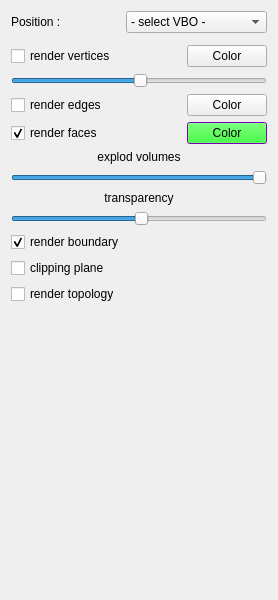
<?xml version="1.0" encoding="UTF-8"?>
<ui version="4.0">
 <exportmacro>SCHNAPPS_PLUGIN_VOLUME_RENDER_API</exportmacro>
 <class>VolumeRender_TabWidget</class>
 <widget class="QWidget" name="VolumeRender_TabWidget">
  <property name="geometry">
   <rect>
    <x>0</x>
    <y>0</y>
    <width>278</width>
    <height>600</height>
   </rect>
  </property>
  <property name="windowTitle">
   <string>Form</string>
  </property>
  <layout class="QGridLayout" name="gridLayout">
   <item row="6" column="0" colspan="2">
    <layout class="QGridLayout" name="gridLayout_3">
     <property name="topMargin">
      <number>0</number>
     </property>
     <item row="0" column="0">
      <widget class="QLabel" name="labelExplodVolumes">
       <property name="text">
        <string>explod volumes</string>
       </property>
       <property name="alignment">
        <set>Qt::AlignCenter</set>
       </property>
      </widget>
     </item>
     <item row="1" column="0">
      <widget class="QSlider" name="sliderExplodeVolumes">
       <property name="sizePolicy">
        <sizepolicy hsizetype="Expanding" vsizetype="Fixed">
         <horstretch>0</horstretch>
         <verstretch>0</verstretch>
        </sizepolicy>
       </property>
       <property name="maximum">
        <number>100</number>
       </property>
       <property name="value">
        <number>100</number>
       </property>
       <property name="orientation">
        <enum>Qt::Horizontal</enum>
       </property>
      </widget>
     </item>
    </layout>
   </item>
   <item row="8" column="0" colspan="2">
    <widget class="QCheckBox" name="check_renderBoundary">
     <property name="text">
      <string>render boundary</string>
     </property>
     <property name="checked">
      <bool>true</bool>
     </property>
    </widget>
   </item>
   <item row="9" column="0" colspan="2">
    <widget class="QCheckBox" name="check_clippingPlane">
     <property name="enabled">
      <bool>true</bool>
     </property>
     <property name="text">
      <string>clipping plane</string>
     </property>
     <property name="checked">
      <bool>false</bool>
     </property>
    </widget>
   </item>
   <item row="11" column="0" colspan="2">
    <spacer name="verticalSpacer">
     <property name="orientation">
      <enum>Qt::Vertical</enum>
     </property>
     <property name="sizeHint" stdset="0">
      <size>
       <width>156</width>
       <height>161</height>
      </size>
     </property>
    </spacer>
   </item>
   <item row="10" column="0">
    <widget class="QCheckBox" name="topologyRender_checkBox">
     <property name="text">
      <string>render topology</string>
     </property>
    </widget>
   </item>
   <item row="0" column="0">
    <widget class="QLabel" name="label_2">
     <property name="text">
      <string>Position :</string>
     </property>
    </widget>
   </item>
   <item row="0" column="1">
    <widget class="QComboBox" name="combo_positionVBO">
     <property name="sizePolicy">
      <sizepolicy hsizetype="Expanding" vsizetype="Fixed">
       <horstretch>0</horstretch>
       <verstretch>0</verstretch>
      </sizepolicy>
     </property>
     <item>
      <property name="text">
       <string>- select VBO -</string>
      </property>
     </item>
    </widget>
   </item>
   <item row="1" column="0" colspan="2">
    <widget class="Line" name="line"/>
   </item>
   <item row="2" column="0" colspan="2">
    <layout class="QHBoxLayout" name="horizontalLayout_4">
     <item>
      <widget class="QCheckBox" name="check_renderVertices">
       <property name="text">
        <string>render vertices</string>
       </property>
      </widget>
     </item>
     <item>
      <spacer name="horizontalSpacer">
       <property name="orientation">
        <enum>Qt::Horizontal</enum>
       </property>
       <property name="sizeHint" stdset="0">
        <size>
         <width>40</width>
         <height>20</height>
        </size>
       </property>
      </spacer>
     </item>
     <item>
      <widget class="QPushButton" name="vertexColorButton">
       <property name="sizePolicy">
        <sizepolicy hsizetype="Preferred" vsizetype="Preferred">
         <horstretch>0</horstretch>
         <verstretch>0</verstretch>
        </sizepolicy>
       </property>
       <property name="maximumSize">
        <size>
         <width>16777215</width>
         <height>32</height>
        </size>
       </property>
       <property name="text">
        <string>Color</string>
       </property>
      </widget>
     </item>
    </layout>
   </item>
   <item row="3" column="0" colspan="2">
    <widget class="QSlider" name="slider_verticesScaleFactor">
     <property name="value">
      <number>50</number>
     </property>
     <property name="orientation">
      <enum>Qt::Horizontal</enum>
     </property>
    </widget>
   </item>
   <item row="4" column="0" colspan="2">
    <layout class="QHBoxLayout" name="horizontalLayout_3">
     <item>
      <widget class="QCheckBox" name="check_renderEdges">
       <property name="text">
        <string>render edges</string>
       </property>
      </widget>
     </item>
     <item>
      <spacer name="horizontalSpacer_3">
       <property name="orientation">
        <enum>Qt::Horizontal</enum>
       </property>
       <property name="sizeHint" stdset="0">
        <size>
         <width>40</width>
         <height>20</height>
        </size>
       </property>
      </spacer>
     </item>
     <item>
      <widget class="QPushButton" name="edgeColorButton">
       <property name="sizePolicy">
        <sizepolicy hsizetype="Preferred" vsizetype="Minimum">
         <horstretch>0</horstretch>
         <verstretch>0</verstretch>
        </sizepolicy>
       </property>
       <property name="maximumSize">
        <size>
         <width>16777215</width>
         <height>32</height>
        </size>
       </property>
       <property name="text">
        <string>Color</string>
       </property>
      </widget>
     </item>
    </layout>
   </item>
   <item row="5" column="0" colspan="2">
    <layout class="QHBoxLayout" name="horizontalLayout_2">
     <item>
      <widget class="QCheckBox" name="check_renderFaces">
       <property name="text">
        <string>render faces</string>
       </property>
       <property name="checked">
        <bool>true</bool>
       </property>
      </widget>
     </item>
     <item>
      <spacer name="horizontalSpacer_2">
       <property name="orientation">
        <enum>Qt::Horizontal</enum>
       </property>
       <property name="sizeHint" stdset="0">
        <size>
         <width>40</width>
         <height>20</height>
        </size>
       </property>
      </spacer>
     </item>
     <item>
      <widget class="QPushButton" name="faceColorButton">
       <property name="sizePolicy">
        <sizepolicy hsizetype="Preferred" vsizetype="Minimum">
         <horstretch>0</horstretch>
         <verstretch>0</verstretch>
        </sizepolicy>
       </property>
       <property name="maximumSize">
        <size>
         <width>16777215</width>
         <height>32</height>
        </size>
       </property>
       <property name="palette">
        <palette>
         <active>
          <colorrole role="WindowText">
           <brush brushstyle="SolidPattern">
            <color alpha="255">
             <red>255</red>
             <green>0</green>
             <blue>0</blue>
            </color>
           </brush>
          </colorrole>
          <colorrole role="Button">
           <brush brushstyle="SolidPattern">
            <color alpha="255">
             <red>0</red>
             <green>255</green>
             <blue>0</blue>
            </color>
           </brush>
          </colorrole>
          <colorrole role="Base">
           <brush brushstyle="SolidPattern">
            <color alpha="255">
             <red>255</red>
             <green>255</green>
             <blue>255</blue>
            </color>
           </brush>
          </colorrole>
          <colorrole role="Window">
           <brush brushstyle="SolidPattern">
            <color alpha="255">
             <red>170</red>
             <green>0</green>
             <blue>255</blue>
            </color>
           </brush>
          </colorrole>
         </active>
         <inactive>
          <colorrole role="WindowText">
           <brush brushstyle="SolidPattern">
            <color alpha="255">
             <red>255</red>
             <green>0</green>
             <blue>0</blue>
            </color>
           </brush>
          </colorrole>
          <colorrole role="Button">
           <brush brushstyle="SolidPattern">
            <color alpha="255">
             <red>0</red>
             <green>255</green>
             <blue>0</blue>
            </color>
           </brush>
          </colorrole>
          <colorrole role="Base">
           <brush brushstyle="SolidPattern">
            <color alpha="255">
             <red>255</red>
             <green>255</green>
             <blue>255</blue>
            </color>
           </brush>
          </colorrole>
          <colorrole role="Window">
           <brush brushstyle="SolidPattern">
            <color alpha="255">
             <red>170</red>
             <green>0</green>
             <blue>255</blue>
            </color>
           </brush>
          </colorrole>
         </inactive>
         <disabled>
          <colorrole role="WindowText">
           <brush brushstyle="SolidPattern">
            <color alpha="255">
             <red>143</red>
             <green>146</green>
             <blue>147</blue>
            </color>
           </brush>
          </colorrole>
          <colorrole role="Button">
           <brush brushstyle="SolidPattern">
            <color alpha="255">
             <red>0</red>
             <green>255</green>
             <blue>0</blue>
            </color>
           </brush>
          </colorrole>
          <colorrole role="Base">
           <brush brushstyle="SolidPattern">
            <color alpha="255">
             <red>170</red>
             <green>0</green>
             <blue>255</blue>
            </color>
           </brush>
          </colorrole>
          <colorrole role="Window">
           <brush brushstyle="SolidPattern">
            <color alpha="255">
             <red>170</red>
             <green>0</green>
             <blue>255</blue>
            </color>
           </brush>
          </colorrole>
         </disabled>
        </palette>
       </property>
       <property name="text">
        <string>Color</string>
       </property>
      </widget>
     </item>
    </layout>
   </item>
   <item row="7" column="0" colspan="2">
    <layout class="QVBoxLayout" name="verticalLayout">
     <item>
      <widget class="QLabel" name="label_transparency">
       <property name="text">
        <string>transparency</string>
       </property>
       <property name="alignment">
        <set>Qt::AlignCenter</set>
       </property>
      </widget>
     </item>
     <item>
      <widget class="QSlider" name="slider_transparency">
       <property name="maximum">
        <number>254</number>
       </property>
       <property name="value">
        <number>130</number>
       </property>
       <property name="orientation">
        <enum>Qt::Horizontal</enum>
       </property>
      </widget>
     </item>
    </layout>
   </item>
  </layout>
 </widget>
 <resources/>
 <connections/>
</ui>
